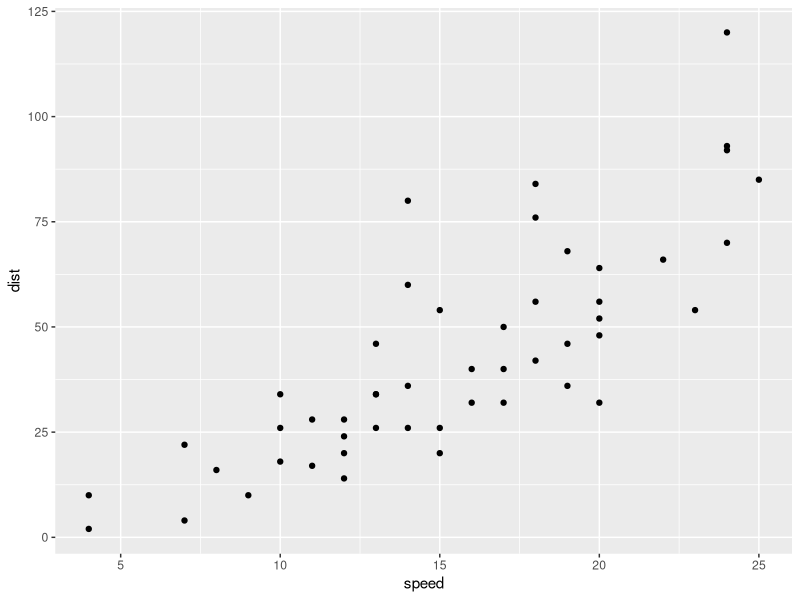
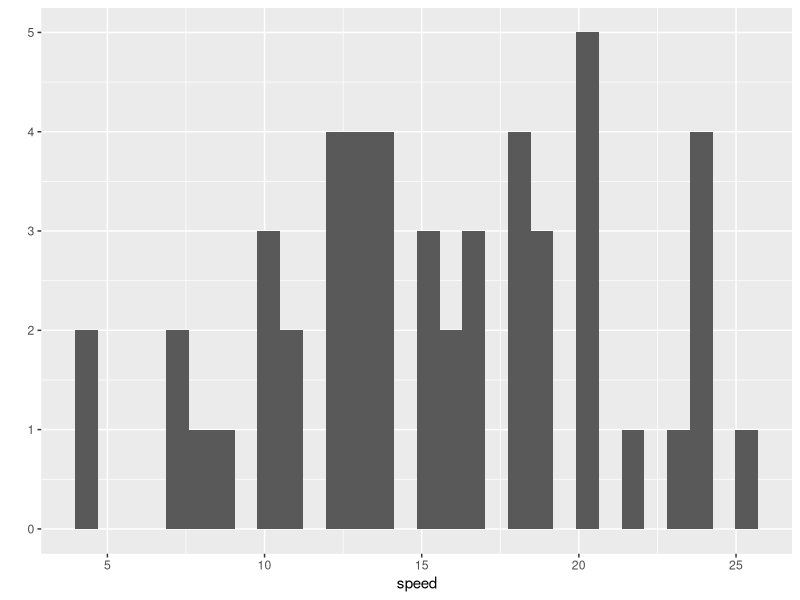
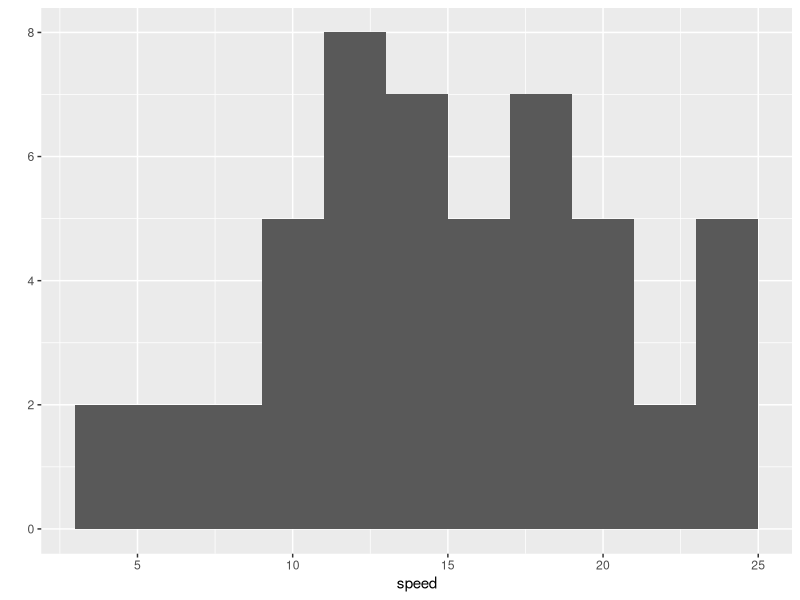

Generate these figures, in order, with R:
x_bar <- 1600
s_var <- 10000
qnorm(0.025)
qnorm(0.975)
x_bar - qnorm(0.975)*sqrt(s_var/100)
x_bar + qnorm(0.975)*sqrt(s_var/100)
z <- (x_bar - 1500)/sqrt(s_var/100)
z
qnorm(0.95)

library("dplyr")
df <- data_frame(weight=c(70,50,80),
                 height=c(160,150,180))
df

model_0 <- lm( data=df, height ~ 0 + weight )
summary(model_0)

model_1 <- lm( data=df, height ~ weight )
summary(model_1)
df
df2 <- mutate(df, weight2 = weight^2)
df
df2
model_2 <- lm( data=df2, height ~ weight + weight2)
summary(model_2)

cars
help(cars)

library("ggplot2")
qplot(data=cars, x=speed, y=dist)
qplot(data=cars, x=speed)
qplot(data=cars, x=speed, binwidth=2)

model_1 <- lm( data=cars, dist~speed)
summary(model_1)

new_df <- data_frame(speed=c(10,50,60))
new_df
predict(model_1, newdata = new_df)

cars2 <- mutate(cars, speed2=speed^2)
cars2
model_2 <- lm( data=cars2, dist~speed+speed2)
summary(model_2)

